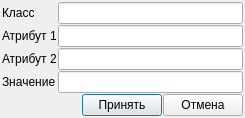
<?xml version="1.0" encoding="UTF-8"?>
<ui version="4.0">
 <class>Dialog</class>
 <widget class="QDialog" name="Dialog">
  <property name="geometry">
   <rect>
    <x>0</x>
    <y>0</y>
    <width>245</width>
    <height>113</height>
   </rect>
  </property>
  <property name="windowTitle">
   <string>Доступ</string>
  </property>
  <layout class="QFormLayout" name="formLayout">
   <property name="horizontalSpacing">
    <number>1</number>
   </property>
   <property name="verticalSpacing">
    <number>1</number>
   </property>
   <property name="leftMargin">
    <number>2</number>
   </property>
   <property name="topMargin">
    <number>2</number>
   </property>
   <property name="rightMargin">
    <number>2</number>
   </property>
   <property name="bottomMargin">
    <number>2</number>
   </property>
   <item row="0" column="0">
    <widget class="QLabel" name="label">
     <property name="text">
      <string>Класс</string>
     </property>
    </widget>
   </item>
   <item row="0" column="1">
    <widget class="QLineEdit" name="le_class"/>
   </item>
   <item row="1" column="0">
    <widget class="QLabel" name="label_2">
     <property name="text">
      <string>Атрибут 1</string>
     </property>
    </widget>
   </item>
   <item row="1" column="1">
    <widget class="QLineEdit" name="le_atr1"/>
   </item>
   <item row="2" column="0">
    <widget class="QLabel" name="label_3">
     <property name="text">
      <string>Атрибут 2</string>
     </property>
    </widget>
   </item>
   <item row="2" column="1">
    <widget class="QLineEdit" name="le_atr2"/>
   </item>
   <item row="3" column="0">
    <widget class="QLabel" name="label_4">
     <property name="text">
      <string>Значение</string>
     </property>
    </widget>
   </item>
   <item row="3" column="1">
    <widget class="QLineEdit" name="le_value"/>
   </item>
   <item row="4" column="0" colspan="2">
    <layout class="QHBoxLayout" name="horizontalLayout">
     <item>
      <spacer name="horizontalSpacer">
       <property name="orientation">
        <enum>Qt::Horizontal</enum>
       </property>
       <property name="sizeHint" stdset="0">
        <size>
         <width>40</width>
         <height>20</height>
        </size>
       </property>
      </spacer>
     </item>
     <item>
      <widget class="QPushButton" name="pushButton_2">
       <property name="text">
        <string>Принять</string>
       </property>
      </widget>
     </item>
     <item>
      <widget class="QPushButton" name="pushButton">
       <property name="text">
        <string>Отмена</string>
       </property>
      </widget>
     </item>
    </layout>
   </item>
  </layout>
 </widget>
 <resources/>
 <connections>
  <connection>
   <sender>pushButton</sender>
   <signal>clicked()</signal>
   <receiver>Dialog</receiver>
   <slot>ui_can()</slot>
   <hints>
    <hint type="sourcelabel">
     <x>208</x>
     <y>98</y>
    </hint>
    <hint type="destinationlabel">
     <x>207</x>
     <y>168</y>
    </hint>
   </hints>
  </connection>
  <connection>
   <sender>pushButton_2</sender>
   <signal>clicked()</signal>
   <receiver>Dialog</receiver>
   <slot>ui_acc()</slot>
   <hints>
    <hint type="sourcelabel">
     <x>128</x>
     <y>95</y>
    </hint>
    <hint type="destinationlabel">
     <x>129</x>
     <y>174</y>
    </hint>
   </hints>
  </connection>
 </connections>
 <slots>
  <slot>ui_can()</slot>
  <slot>ui_acc()</slot>
 </slots>
</ui>
